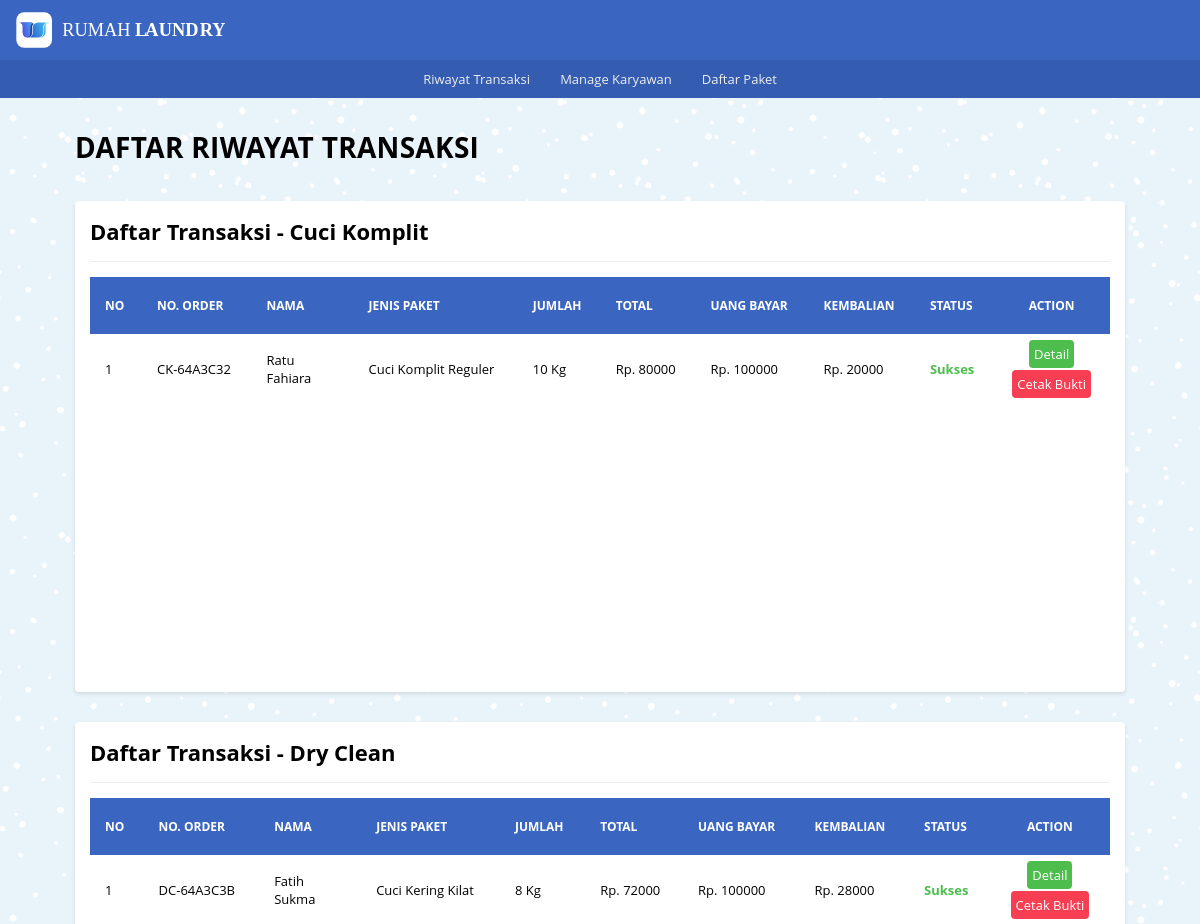
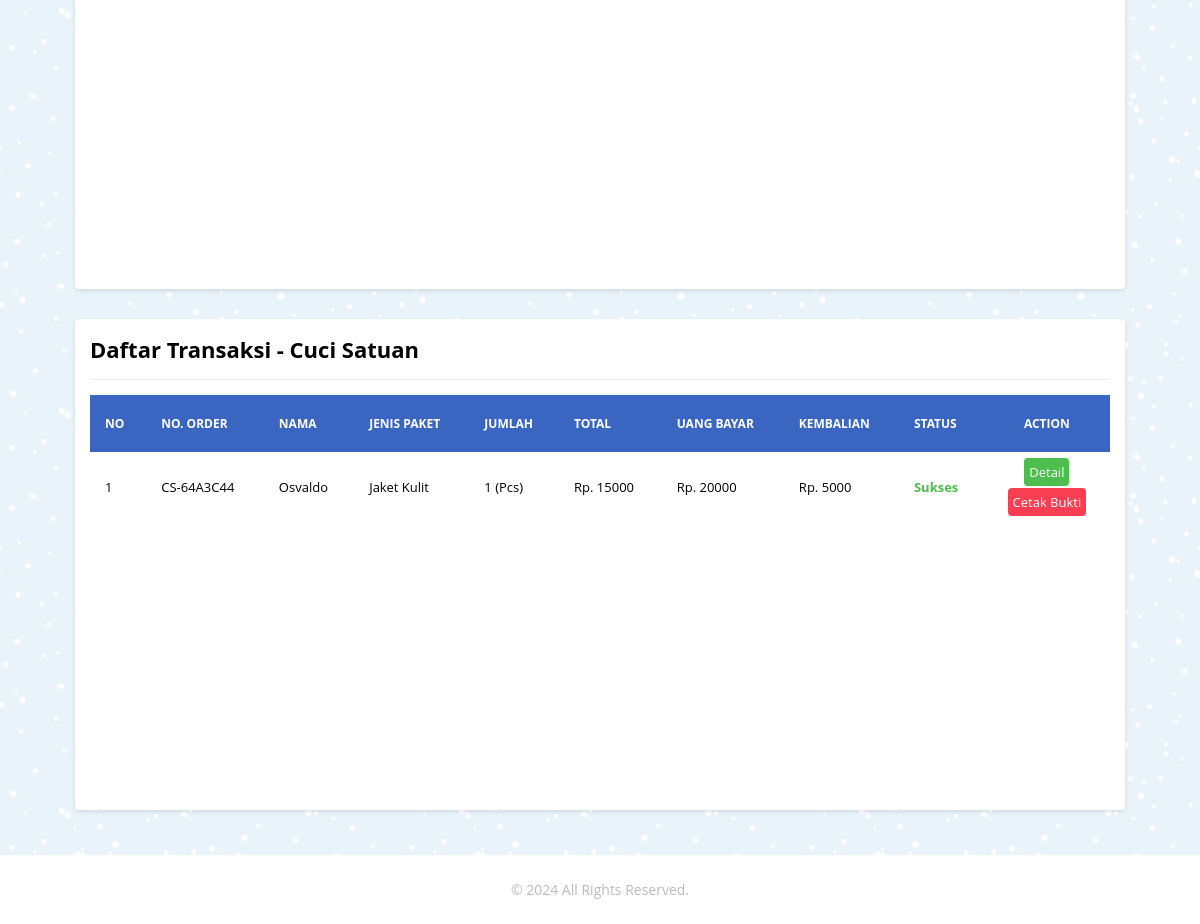
/riwayat_transaksi/riwayat.php, run on the app's committed database (2 pictures, top to bottom).
### tables this page shows
CREATE TABLE `tb_riwayat_ck` (
  `id_ck` int(11) NOT NULL,
  `or_number` varchar(20) NOT NULL,
  `pelanggan` varchar(100) NOT NULL,
  `no_telp` char(15) NOT NULL,
  `alamat` text NOT NULL,
  `j_paket` varchar(50) NOT NULL,
  `wkt_kerja` varchar(20) NOT NULL,
  `berat` int(5) NOT NULL,
  `h_perkilo` int(11) NOT NULL,
  `tgl_msk` varchar(40) NOT NULL,
  `tgl_klr` varchar(40) NOT NULL,
  `total` int(11) NOT NULL,
  `nominal_byr` int(11) NOT NULL,
  `kembalian` int(11) NOT NULL,
  `status` varchar(20) NOT NULL,
  `keterangan` text NOT NULL
);

CREATE TABLE `tb_riwayat_dc` (
  `id_dc` int(11) NOT NULL,
  `or_number` varchar(20) DEFAULT NULL,
  `pelanggan` varchar(100) DEFAULT NULL,
  `no_telp` char(15) DEFAULT NULL,
  `alamat` text DEFAULT NULL,
  `j_paket` varchar(40) DEFAULT NULL,
  `wkt_kerja` varchar(20) DEFAULT NULL,
  `berat` int(11) DEFAULT NULL,
  `h_perkilo` int(11) DEFAULT NULL,
  `tgl_msk` varchar(40) DEFAULT NULL,
  `tgl_klr` varchar(40) DEFAULT NULL,
  `total` int(11) DEFAULT NULL,
  `nominal_byr` int(11) DEFAULT NULL,
  `kembalian` int(11) DEFAULT NULL,
  `status` varchar(20) DEFAULT NULL,
  `keterangan` text DEFAULT NULL
);

CREATE TABLE `tb_riwayat_cs` (
  `id_cs` int(11) NOT NULL,
  `or_number` varchar(20) DEFAULT NULL,
  `pelanggan` varchar(100) DEFAULT NULL,
  `no_telp` char(15) DEFAULT NULL,
  `alamat` text DEFAULT NULL,
  `j_paket` varchar(50) DEFAULT NULL,
  `wkt_kerja` varchar(20) DEFAULT NULL,
  `jml_pcs` int(11) DEFAULT NULL,
  `h_perpcs` int(11) DEFAULT NULL,
  `tgl_msk` varchar(40) DEFAULT NULL,
  `tgl_klr` varchar(40) DEFAULT NULL,
  `total` int(11) DEFAULT NULL,
  `nominal_byr` int(11) DEFAULT NULL,
  `kembalian` int(11) DEFAULT NULL,
  `status` varchar(20) DEFAULT NULL,
  `keterangan` text DEFAULT NULL
);

### _functions.php (called while the page is built, shortened)
<?php
$host	= 'localhost';
$user = 'root';
$pass	= '';
$db	= 'laundry_app';
$koneksi = mysqli_connect($host,$user,$pass,$db);
function query($query){
	global $koneksi;
	$result = mysqli_query($koneksi, $query);
	$rows = [];
	while ($row = mysqli_fetch_assoc($result)) {
		$rows[] = $row;
	}
	return $rows;
}
function url($url = null){
	$url_utama = "http://localhost/rumah_laundry";
	if ($url != null) {
		return $url_utama . '/' . $url;
	}else{
		return $url_utama;
	}
}

### riwayat_transaksi/riwayat_ck/riwayat_ck.php (the view)
<div class="card">
   <div class="card-title card-flex">
      <div class="card-col">
         <h2>Daftar Transaksi - Cuci Komplit</h2>
      </div>
   </div>
   <div class="card-body">
      <div class="tabel-kontainer">
         <table class="tabel-transaksi">
            <thead>
               <tr>
                  <th class="sticky">No</th>
                  <th class="sticky">No. Order</th>
                  <th class="sticky" width="10%">Nama</th>
                  <th class="sticky">Jenis Paket</th>
                  <th class="sticky">Jumlah</th>
                  <th class="sticky">Total</th>
                  <th class="sticky">Uang Bayar</th>
                  <th class="sticky">Kembalian</th>
                  <th class="sticky">Status</th>
                  <th class="sticky" style="text-align: center">Action</th>
               </tr>
            </thead>
            <tbody>
               <?php if (!empty($query_ck)) : ?>
                  <?php $i = 1; ?>
                  <?php foreach($query_ck as $data_ck) : ?>
                     <tr>
                        <td><?=$i?></td>
                        <td><?=$data_ck['or_number']?></td>
                        <td style="max-width: 150px; overflow:hidden;"><?=$data_ck['pelanggan']?></td>
                        <td><?=$data_ck['j_paket']?></td>
                        <td><?=$data_ck['berat'] . " Kg"?></td>
                        <td><?="Rp. " . $data_ck['total']?></td>
                        <td><?="Rp. " . $data_ck['nominal_byr']?></td>
                        <td><?="Rp. " . $data_ck['kembalian']?></td>
                        <td><span class="success"><?=$data_ck['status']?></span></td>
                        <td align="center">
                           <a href="<?=url('riwayat_transaksi/riwayat_ck/detail_ck.php')?>?id_ck=<?=$data_ck['id_ck']?>" class="btn btn-edit">Detail</a><br/>
                           <a href="<?=url('riwayat_transaksi/riwayat_ck/cetak_info.php')?>?id_ck=<?=$data_ck['id_ck']?>" class="btn btn-hapus">Cetak Bukti</a>
                        </td>
                     </tr>
                     <?php $i++?>
                  <?php endforeach ?>
                  <?php else : ?>
                     <tr>
                        <td colspan="10" class="txt-center">Data tidak tersedia</td>
                     </tr>
               <?php endif?>
            </tbody>
         </table>
      </div>
   </div>
</div>

### riwayat_transaksi/riwayat_dc/riwayat_dc.php
<div class="card">
   <div class="card-title card-flex">
      <div class="card-col">
         <h2>Daftar Transaksi - Dry Clean</h2>
      </div>
   </div>
   <div class="card-body">
      <div class="tabel-kontainer">
         <table class="tabel-transaksi">
            <thead>
               <tr>
                  <th class="sticky">No</th>
                  <th class="sticky">No. Order</th>
                  <th class="sticky" width="10%">Nama</th>
                  <th class="sticky">Jenis Paket</th>
                  <th class="sticky">Jumlah</th>
                  <th class="sticky">Total</th>
                  <th class="sticky">Uang Bayar</th>
                  <th class="sticky">Kembalian</th>
                  <th class="sticky">Status</th>
                  <th class="sticky" style="text-align: center">Action</th>
               </tr>
            </thead>
            <tbody>
               <?php if (!empty($query_dc)) : ?>
                  <?php $i = 1;
                     foreach($query_dc as $data_dc) : ?>
                     <tr>
                        <td><?=$i?></td>
                        <td><?=$data_dc['or_number']?></td>
                        <td style="max-width: 150px; overflow:hidden;"><?=$data_dc['pelanggan']?></td>
                        <td><?=$data_dc['j_paket']?></td>
                        <td><?=$data_dc['berat'] . " Kg"?></td>
                        <td><?="Rp. " . $data_dc['total']?></td>
                        <td><?="Rp. " . $data_dc['nominal_byr']?></td>
                        <td><?="Rp. " . $data_dc['kembalian']?></td>
                        <td><span class="success"><?=$data_dc['status']?></span></td>
                        <td align="center">
                           <a href="<?=url('riwayat_transaksi/riwayat_dc/detail_dc.php')?>?id_dc=<?=$data_dc['id_dc']?>" class="btn btn-edit">Detail</a><br/>
                           <a href="<?=url('riwayat_transaksi/riwayat_dc/cetak_info.php')?>?id_dc=<?=$data_dc['id_dc']?>" class="btn btn-hapus">Cetak Bukti</a>
                        </td>
                     </tr>
                     <?php $i++?>
                  <?php endforeach ?>
                  <?php else : ?>
                     <tr>
                        <td colspan="10" class="txt-center">Data tidak tersedia</td>
                     </tr>
               <?php endif ?>
            </tbody>
         </table>
      </div>
   </div>
</div>

### riwayat_transaksi/riwayat_cs/riwayat_cs.php
<div class="card">
   <div class="card-title card-flex">
      <div class="card-col">
         <h2>Daftar Transaksi - Cuci Satuan</h2>
      </div>
   </div>
   <div class="card-body">
      <div class="tabel-kontainer">
         <table class="tabel-transaksi">
            <thead>
               <tr>
                  <th class="sticky">No</th>
                  <th class="sticky">No. Order</th>
                  <th class="sticky">Nama</th>
                  <th class="sticky">Jenis Paket</th>
                  <th class="sticky">Jumlah</th>
                  <th class="sticky">Total</th>
                  <th class="sticky">Uang Bayar</th>
                  <th class="sticky">Kembalian</th>
                  <th class="sticky">Status</th>
                  <th class="sticky" style="text-align: center;">Action</th>
               </tr>
            </thead>
            <tbody>
            <?php if (!empty($query_cs)) : ?>
                  <?php $i = 1; ?>
                  <?php foreach($query_cs as $data_cs) : ?>
                     <tr>
                        <td><?=$i?></td>
                        <td><?=$data_cs['or_number']?></td>
                        <td style="max-width: 150px; overflow:hidden;"><?=$data_cs['pelanggan']?></td>
                        <td><?=$data_cs['j_paket']?></td>
                        <td><?=$data_cs['jml_pcs'] . " (Pcs)"?></td>
                        <td><?="Rp. " . $data_cs['total']?></td>
                        <td><?="Rp. " . $data_cs['nominal_byr']?></td>
                        <td><?="Rp. " . $data_cs['kembalian']?></td>
                        <td><span class="success"><?=$data_cs['status']?></span></td>
                        <td align="center">
                           <a href="<?=url('riwayat_transaksi/riwayat_cs/detail_cs.php')?>?id_cs=<?=$data_cs['id_cs']?>" class="btn btn-edit">Detail</a><br/>
                           <a href="<?=url('riwayat_transaksi/riwayat_cs/cetak_info.php')?>?id_cs=<?=$data_cs['id_cs']?>" class="btn btn-hapus">Cetak Bukti</a>
                        </td>
                     </tr>
                     <?php $i++?>
                  <?php endforeach ?>
                  <?php else : ?>
                     <tr>
                        <td colspan="10" class="txt-center">Data tidak tersedia</td>
                     </tr>
               <?php endif ?>
            </tbody>
         </table>
      </div>
   </div>
</div>

### _assets/css/style.css (style rules this page uses)
* { margin: 0; padding: 0; box-sizing: border-box; }
html,body { width: 100%; max-width: 100%; position: relative; font-family: 'Open sans', sans-serif; display: flex; flex-direction: column; background-image: url(../img/blue-snow.png); overflow-x: hidden; }
.success { font-weight: bold; color:#4dbd4d; }
h2 { font-size: 22px; }
.card { background-color: #fff; margin: 15px; padding: 15px; border-radius: 4px; box-shadow: 0 2px 4px rgba(0,0,0,0.10); }
.card-body { position: relative; }
.card-title { padding-bottom: 15px; margin-bottom: 15px; border-bottom: 1px solid #eeeeee; }
.card-flex { display: flex; flex-direction: row; align-items: center; justify-content: space-between; }
.card-col { flex: 1; }
.tabel-kontainer { display: block; width: 100%; height: 400px; position: relative; overflow-x: auto; overflow-y: auto; }
.tabel-transaksi { border: 0; border-collapse: collapse; width: 100%; }
.tabel-transaksi thead { color: #ffffff; }
.tabel-transaksi thead th { text-transform: uppercase; font-size: 12px; text-align: left; padding: 20px 15px; background-color: #3a66c1; }
.sticky { position: sticky; top: 0; }
.tabel-transaksi tbody tr { border-bottom: 1px solid #dddddd; }
.tabel-transaksi tbody tr:last-child { border-bottom: 0; }
.tabel-transaksi tbody tr td { padding: 5px 15px; font-size: 13px; }
.btn { display: inline-block; text-decoration: none; padding: 5px; margin: 1px; border-radius: 4px; }
.btn-edit { background-color: #4dbd4d; color: #ffffff; }
.btn-hapus { background-color: #f73e53; color: #ffffff; }

### data on the page
tb_riwayat_ck: or_number "CK-64A3C32", pelanggan "Ratu Fahiara", j_paket "Cuci Komplit Reguler", berat "10", total "80000", nominal_byr "100000", kembalian "20000", status "Sukses"
tb_riwayat_dc: or_number "DC-64A3C3B", pelanggan "Fatih Sukma", j_paket "Cuci Kering Kilat", berat "8", total "72000", nominal_byr "100000", kembalian "28000", status "Sukses"
tb_riwayat_cs: or_number "CS-64A3C44", pelanggan "Osvaldo", j_paket "Jaket Kulit", jml_pcs "1", total "15000", nominal_byr "20000", kembalian "5000", status "Sukses"
